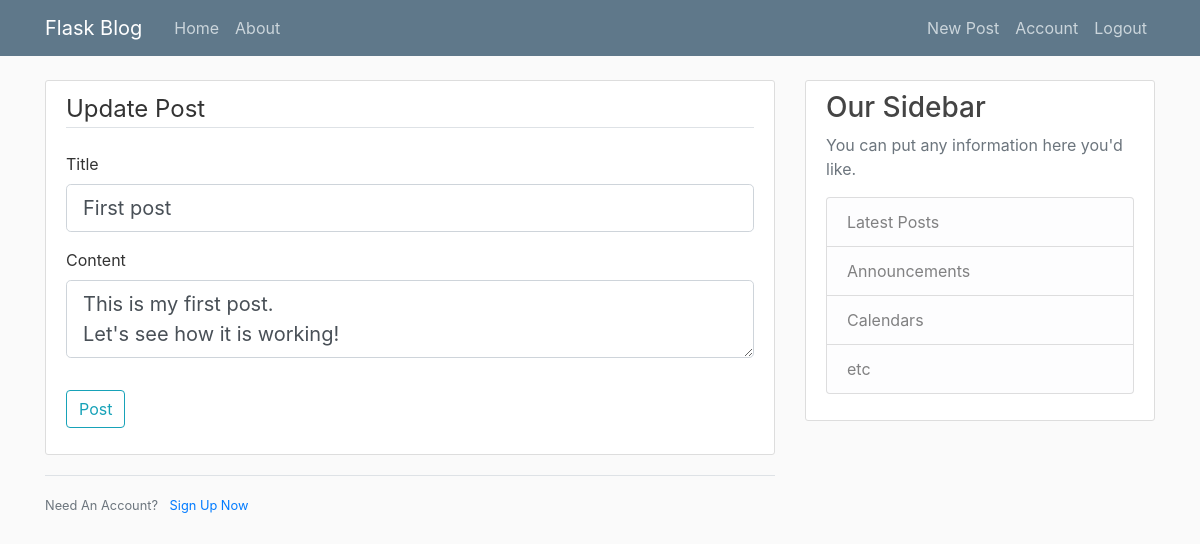
Page /post/1/update (signed in) on the earlier database version.
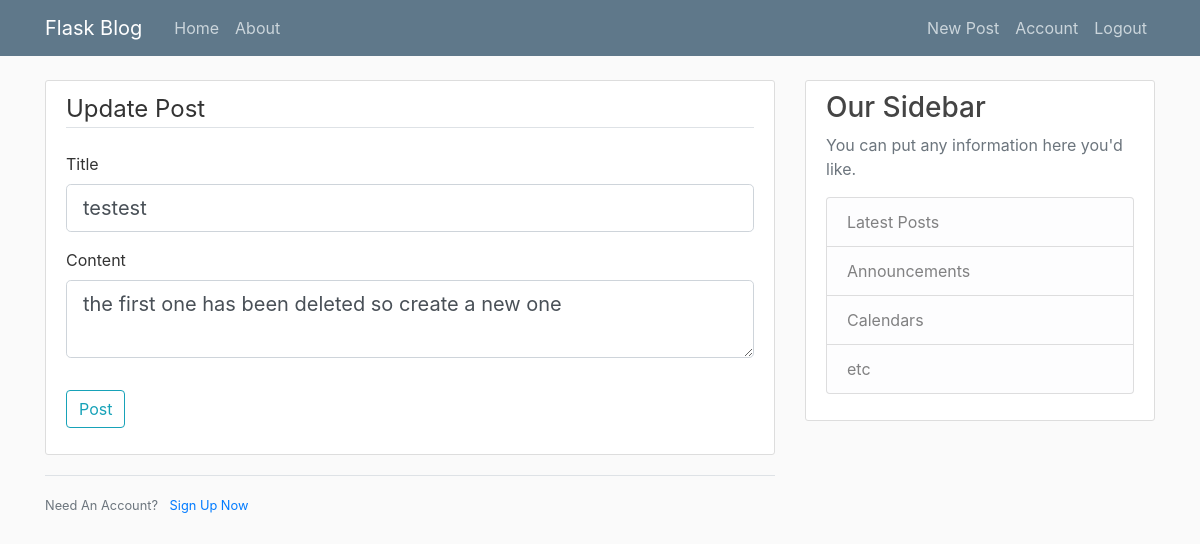
Same page on the later database version.
### flaskblog/models.py (models this page shows, shortened)
class Post(db.Model):
    id = db.Column(db.Integer, primary_key=True)
    title = db.Column(db.String(100), nullable=False)
    date_posted = db.Column(db.DateTime, nullable=False, default=datetime.utcnow)
    content = db.Column(db.Text, nullable=False)
    user_id = db.Column(db.Integer, db.ForeignKey('user.id'), nullable=False)

### flaskblog/routes.py (the view)
@app.route("/post/<int:post_id>/update", methods=['GET', 'POST'])
@login_required
def update_post(post_id):
    post = Post.query.get_or_404(post_id)
    if post.author != current_user:
        abort(403)
    form = PostForm()
    if form.validate_on_submit():
        post.title = form.title.data
        post.content = form.content.data
        db.session.commit()
        flash('Your post has been updated!', 'success')
        return redirect(url_for('post', post_id=post.id))
    elif request.method == 'GET':
        form.title.data = post.title
        form.content.data = post.content
    return render_template('create_post.html', title='Update Post',
                            form=form, legend='Update Post')

### flaskblog/forms.py
class PostForm(FlaskForm):
    title = StringField('Title', validators=[DataRequired()])
    content = TextAreaField('Content', validators=[DataRequired()])
    submit = SubmitField('Post')

### flaskblog/models.py (called while the page is built)
@login_manager.user_loader
def load_user(user_id):
    return User.query.get(int(user_id))

### flaskblog/templates/create_post.html (shortened to what this page needs)
{% extends "layout.html" %}
{% block content %}
<div class="content-section">
    <form method="POST" action="">
        <fieldset class="form-group">
            <legend class="border-bottom mb-4">{{ legend }}</legend>
            <div class="form-group">
                {{ form.title.label(class="form-control-label") }}
                {% if form.title.errors %}
                    {{ form.title(class="form-control form-control-lg is-invalid") }}
                    <div class="invalid-feedback">
                        {% for error in form.title.errors %}
                            <span>{{ error }}</span>
                        {% endfor %}
                    </div>
                {% else %}
                    {{ form.title(class="form-control form-control-lg") }}
                {% endif %}
            </div>
            <div class="form-group">
                {{ form.content.label(class="form-control-label") }}
                {% if form.content.errors %}
                    {{ form.content(class="form-control form-control-lg is-invalid") }}
                    <div class="invalid-feedback">
                        {% for error in form.content.errors %}
                            <span>{{ error }}</span>
                        {% endfor %}
                    </div>
                {% else %}
                    {{ form.content(class="form-control form-control-lg") }}
                {% endif %}
            </div>
        </fieldset>
        <div class="form-group">
            {{ form.submit(class="btn btn-outline-info") }}
        </div>
    </form>
</div>
<div class="border-top pt-3">
    <small class="text-muted">
        Need An Account? <a class="ml-2" href="{{ url_for('register') }}">Sign Up Now</a>
    </small>
</div>
{% endblock content %}

Differences in the rows shown:
changed Post: title "First post" → "testest"; content "This is my first post. Let's see how it is working!" → "the first one has been deleted so create a new one"
